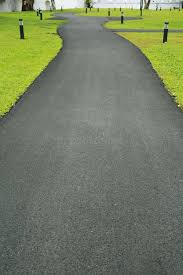
#> input picture backend/uploads/0057b2ffca254651943013f73239da49.jpg, 183 x 275 px
$ python -i detector.py   (imports and definitions only)
#> lines starting #> are read from the running program, lines starting #| are printed output that depends on the picture; after the words box and inside, x2 and y2 are one past the last pixel; in counts of white or black regions, pixels touching at a corner belong together
"""
Road defect detection – OpenCV computer vision + ASTM D6433 PCI.
Clean rewrite: simpler pipeline, reliable false-positive rejection.
"""
import cv2
import numpy as np
import os
import uuid
from typing import List, Dict, Any
from app.config import settings

DEFECT_CLASSES = {
    "longitudinal_crack": {"label": "Бойлық жарық",   "color": (80,  120, 255)},
    "transverse_crack":   {"label": "Көлденең жарық",  "color": (80,  200, 255)},
    "alligator_crack":    {"label": "Тор жарық",        "color": (0,   60,  220)},
    "pothole":            {"label": "Шұңқыр",           "color": (160, 0,   220)},
    "rutting":            {"label": "Із қалу",           "color": (50,  160, 255)},
    "raveling":           {"label": "Тозу",              "color": (0,   180, 200)},
}
SEVERITY_COLORS = {"High": (60,60,240), "Medium": (60,160,255), "Low": (60,220,160)}


# ─────────────────────────────────────────────────────────────────────────────
# Marking mask: yellow + white lane paint only (strict thresholds)
# ─────────────────────────────────────────────────────────────────────────────
def _marking_mask(img_bgr: np.ndarray, dilation: int = 18) -> np.ndarray:
    hsv = cv2.cvtColor(img_bgr, cv2.COLOR_BGR2HSV)
    yellow = cv2.inRange(hsv, (15, 100, 100), (40, 255, 255))
    white  = cv2.inRange(hsv, (0,  0,   210), (180, 20,  255))
    mask   = cv2.bitwise_or(yellow, white)
    k = cv2.getStructuringElement(cv2.MORPH_RECT, (dilation, dilation))
    return cv2.dilate(mask, k, iterations=1)


# ─────────────────────────────────────────────────────────────────────────────
# Preprocessing → binary map of candidate defect pixels
# ─────────────────────────────────────────────────────────────────────────────
def _preprocess(img_bgr: np.ndarray, marks: np.ndarray) -> np.ndarray:
    gray = cv2.cvtColor(img_bgr, cv2.COLOR_BGR2GRAY)

    # CLAHE – boost local contrast
    clahe    = cv2.createCLAHE(clipLimit=2.5, tileGridSize=(8, 8))
    enhanced = clahe.apply(gray)
    blur     = cv2.GaussianBlur(enhanced, (5, 5), 0)

    # Dark-region threshold (defects are locally darker than surroundings)
    thresh = cv2.adaptiveThreshold(
        blur, 255,
        cv2.ADAPTIVE_THRESH_GAUSSIAN_C,
        cv2.THRESH_BINARY_INV, 19, 7,
    )

    # Canny edges (find crack outlines)
    edges = cv2.Canny(blur, 25, 90)

    combined = cv2.bitwise_or(thresh, edges)

    # Remove lane markings BEFORE morphology so closing can't bridge over them
    combined = cv2.bitwise_and(combined, cv2.bitwise_not(marks))

    # Morphological cleanup
    k3 = cv2.getStructuringElement(cv2.MORPH_RECT,    (3, 3))
    k5 = cv2.getStructuringElement(cv2.MORPH_ELLIPSE, (5, 5))
    cleaned = cv2.morphologyEx(combined, cv2.MORPH_CLOSE, k3, iterations=2)
    cleaned = cv2.morphologyEx(cleaned,  cv2.MORPH_OPEN,  k3, iterations=1)
    cleaned = cv2.dilate(cleaned, k5, iterations=1)

    # Remove markings AGAIN after morphology (edges of mask can form blobs)
    cleaned = cv2.bitwise_and(cleaned, cv2.bitwise_not(marks))

    return cleaned


# ─────────────────────────────────────────────────────────────────────────────
# Detect whether image is a perspective road shot (car-level, forward-facing)
# Requires BOTH visible sky AND green vegetation in the upper region.
# Close-up pavement shots have neither.
# ─────────────────────────────────────────────────────────────────────────────
def _is_perspective(img_bgr: np.ndarray) -> bool:
    """
    Returns True if this is a forward-facing car-level road photo.
    Key signal: yellow lane markings that converge toward a vanishing point.
    Secondary signals: sky / green vegetation in the upper portion.
    Close-up pavement shots have neither sky nor converging stripes.
    """
    h, w = img_bgr.shape[:2]
    hsv  = cv2.cvtColor(img_bgr, cv2.COLOR_BGR2HSV)

    # ── Signal 1: yellow lane markings (strong indicator of perspective shot) ─
    yellow = cv2.inRange(hsv, (15, 80, 80), (40, 255, 255))
    # In perspective shots the stripes run diagonally across most of the image.
    # Check if yellow pixels appear in BOTH the upper and lower halves.
    yellow_top = float(np.sum(yellow[:h//2, :] > 0))
    yellow_bot = float(np.sum(yellow[h//2:, :] > 0))
    has_stripes = yellow_top > 50 and yellow_bot > 50

    # ── Signal 2: sky / green in the upper 40 % ───────────────────────────────
    top   = img_bgr[:int(h * 0.40), :]
    hsv_t = cv2.cvtColor(top, cv2.COLOR_BGR2HSV)
    total = float(top.shape[0] * top.shape[1]) + 1
    sky   = float(np.sum(cv2.inRange(hsv_t, (90, 30, 80),  (140, 255, 255)) > 0)) / total
    green = float(np.sum(cv2.inRange(hsv_t, (33, 40, 35),  ( 88, 255, 255)) > 0)) / total

    # Perspective if: stripes in both halves AND some sky/green above
    return has_stripes and (sky > 0.03 or green > 0.04)


# ─────────────────────────────────────────────────────────────────────────────
# Classify a single contour → defect dict or None
# ─────────────────────────────────────────────────────────────────────────────
def _classify(contour, img_area: float, img_w: int, img_h: int,
              gray: np.ndarray, perspective: bool = False) -> Dict[str, Any] | None:

    area = cv2.contourArea(contour)
    if area < 120:
        return None

    x, y, w, h = cv2.boundingRect(contour)
    aspect   = w / h if h > 0 else 1.0
    area_pct = area / img_area
    if area_pct < 0.0006:
        return None

    # ── Texture check using exact contour pixels (not bounding box) ──────────
    # Real defects: dark interior → low mean  OR  mixed pixels → high std.
    # Road surface / sky: uniform medium-gray → high mean + low std → reject.
    h_g, w_g = gray.shape[:2]
    mask_cnt = np.zeros((h_g, w_g), dtype=np.uint8)
    cv2.drawContours(mask_cnt, [contour], -1, 255, cv2.FILLED)
    pixels = gray[mask_cnt > 0]

    if pixels.size > 50:
        px_mean = float(np.mean(pixels))
        px_std  = float(np.std(pixels))

        if perspective:
            # Perspective shots: CLAHE amplifies asphalt grain → std rises to ~15-22.
            # Real defects have dark + light mixed pixels → std > 28.
            if px_std < 28:
                return None
            if area_pct > 0.01 and px_mean > 95:
                return None
        else:
            # Close-up shots: reject any large UNIFORM region — whether dark
            # (smooth asphalt path) or bright (sky/concrete).
            # Real defects always have high internal variance (crack edges + asphalt mix).
            if area_pct > 0.03 and px_std < 16:
                return None

    # ── Shape metrics ────────────────────────────────────────────────────────
    hull      = cv2.convexHull(contour)
    hull_area = cv2.contourArea(hull)
    solidity  = area / hull_area if hull_area > 0 else 0

    perim       = cv2.arcLength(contour, True)
    circularity = (4 * np.pi * area / (perim * perim)) if perim > 0 else 0

    # ── Classification ────────────────────────────────────────────────────────
    #
    # POTHOLE      – compact, roughly circular blob
    # ALLIGATOR    – large area with complex perimeter (low circularity)
    # LONG. CRACK  – very elongated horizontal
    # TRANS. CRACK – very elongated vertical
    # RUTTING      – moderate aspect, medium area
    # RAVELING     – everything else

    if area_pct > 0.015 and solidity > 0.50 and circularity > 0.10:
        dtype = "pothole"
        sev   = "High" if area_pct > 0.04 else "Medium"

    elif area_pct > 0.005 and (solidity < 0.60 or circularity < 0.10):
        dtype = "alligator_crack"
        sev   = "High" if area_pct > 0.015 else "Medium"

    elif aspect > 4.0 and area_pct > 0.0008:
        dtype = "longitudinal_crack"
        sev   = "Medium" if area_pct > 0.003 else "Low"

    elif aspect < 0.25 and area_pct > 0.0008:
        dtype = "transverse_crack"
        sev   = "Medium" if area_pct > 0.003 else "Low"

    elif area_pct > 0.003 and 0.35 < aspect < 3.5:
        dtype = "rutting"
        sev   = "Medium" if area_pct > 0.006 else "Low"

    else:
        dtype = "raveling"
        sev   = "Low"

    confidence = min(0.93, 0.55 + area_pct * 5 + (0.07 if solidity > 0.55 else 0))

    return {
        "type":       dtype,
        "label":      DEFECT_CLASSES[dtype]["label"],
        "confidence": round(confidence, 3),
        "severity":   sev,
        "bbox":       [float(x), float(y), float(x+w), float(y+h)],
        "area_pct":   round(area_pct * 100, 3),
    }


# ─────────────────────────────────────────────────────────────────────────────
# Merge overlapping/nearby detections of the same type
# ─────────────────────────────────────────────────────────────────────────────
def _merge(defects: List[Dict], thr: float = 40.0) -> List[Dict]:
    if not defects:
        return defects
    merged = [defects[0]]
    for d in defects[1:]:
        cx = (d["bbox"][0] + d["bbox"][2]) / 2
        cy = (d["bbox"][1] + d["bbox"][3]) / 2
        dup = False
        for m in merged:
            mx = (m["bbox"][0] + m["bbox"][2]) / 2
            my = (m["bbox"][1] + m["bbox"][3]) / 2
            if abs(cx - mx) < thr and abs(cy - my) < thr:
                if d["confidence"] > m["confidence"]:
                    m.update(d)
                dup = True
                break
        if not dup:
            merged.append(d)
    return merged


# ─────────────────────────────────────────────────────────────────────────────
# Drawing
# ─────────────────────────────────────────────────────────────────────────────
def _get_font(size: int):
    from PIL import ImageFont
    candidates = [
        "C:/Windows/Fonts/arial.ttf",
        "C:/Windows/Fonts/calibri.ttf",
        "C:/Windows/Fonts/segoeui.ttf",
        "/usr/share/fonts/truetype/dejavu/DejaVuSans.ttf",
        "/usr/share/fonts/truetype/liberation/LiberationSans-Regular.ttf",
    ]
    for p in candidates:
        if os.path.exists(p):
            try:
                from PIL import ImageFont
                return ImageFont.truetype(p, size)
            except Exception:
                continue
    from PIL import ImageFont
    return ImageFont.load_default()


def _draw(img_bgr: np.ndarray, defects: List[Dict]) -> np.ndarray:
    from PIL import Image, ImageDraw
    img_rgb = cv2.cvtColor(img_bgr, cv2.COLOR_BGR2RGB)
    pil     = Image.fromarray(img_rgb)
    draw    = ImageDraw.Draw(pil)
    h, w    = img_bgr.shape[:2]
    fsz     = max(13, min(18, w // 60))
    font    = _get_font(fsz)
    font_wm = _get_font(max(11, fsz - 3))

    for d in defects:
        x1, y1, x2, y2 = [int(v) for v in d["bbox"]]
        c_bgr  = DEFECT_CLASSES.get(d["type"], {}).get("color", (100, 100, 255))
        s_bgr  = SEVERITY_COLORS.get(d["severity"], (100, 200, 100))
        color  = (c_bgr[2], c_bgr[1], c_bgr[0])
        sev_c  = (s_bgr[2], s_bgr[1], s_bgr[0])

        draw.rectangle([x1, y1, x2, y2], outline=color, width=2)

        corner = min(14, (x2-x1)//4, (y2-y1)//4)
        for cx, cy, dx, dy in [(x1,y1,1,1),(x2,y1,-1,1),(x1,y2,1,-1),(x2,y2,-1,-1)]:
            draw.line([(cx,cy),(cx+dx*corner,cy)], fill=sev_c, width=3)
            draw.line([(cx,cy),(cx,cy+dy*corner)], fill=sev_c, width=3)

        label  = f"{d['label']}  {d['confidence']:.0%}"
        bb     = font.getbbox(label) if hasattr(font, 'getbbox') else (0,0,len(label)*fsz//2,fsz)
        tw, th = bb[2]-bb[0], bb[3]-bb[1]
        lx = max(0, x1)
        ly = max(th+8, y1)
        draw.rectangle([lx, ly-th-8, lx+tw+10, ly], fill=color)
        draw.text((lx+5, ly-th-5), label, font=font, fill=(255,255,255))

    wm    = "RoadScan Kazakhstan"
    wm_bb = font_wm.getbbox(wm) if hasattr(font_wm, 'getbbox') else (0,0,160,14)
    draw.text((w-(wm_bb[2]-wm_bb[0])-8, h-22), wm, font=font_wm, fill=(200,200,200))

    return cv2.cvtColor(np.array(pil), cv2.COLOR_RGB2BGR)


# ─────────────────────────────────────────────────────────────────────────────
# Road validation
# ─────────────────────────────────────────────────────────────────────────────
def check_is_road(img_bgr: np.ndarray) -> tuple:
    h, w  = img_bgr.shape[:2]
    roi   = img_bgr[int(h*0.4):, :]
    hsv   = cv2.cvtColor(roi, cv2.COLOR_BGR2HSV)
    total = float(roi.shape[0] * roi.shape[1])

    road_ratio     = float(np.sum(cv2.inRange(hsv,(0,0,15),(180,55,210)) > 0)) / total
    sky_ratio      = float(np.sum(cv2.inRange(hsv,(85,60,100),(145,255,255)) > 0)) / total
    colorful_ratio = float(np.sum(cv2.inRange(hsv,(0,80,80),(180,255,255)) > 0)) / total
    bright_ratio   = float(np.sum(cv2.inRange(hsv,(0,0,215),(180,255,255)) > 0)) / total

    score   = road_ratio - 0.6*colorful_ratio - 0.5*sky_ratio - 0.4*bright_ratio
    is_road = (score > 0.05) and (road_ratio > 0.25)

    if is_road:
        reason = "Жол беткейі анықталды"
    elif bright_ratio > 0.45:
        reason = "Сурет тым жарық — жол емес"
    elif sky_ratio > 0.30:
        reason = "Суретте аспан көп — жол фотосы емес"
    elif colorful_ratio > 0.50:
        reason = "Суретте жол асфальты жоқ"
    else:
        reason = "Жол беткейі анықталмады — асфальт суретін жүктеңіз"

    return is_road, round(max(0.0, min(1.0, score+0.5)), 2), reason


# ─────────────────────────────────────────────────────────────────────────────
# Main entry point
# ─────────────────────────────────────────────────────────────────────────────
def detect_defects(image_path: str) -> Dict[str, Any]:
    img_bgr = cv2.imread(image_path)
#> img_bgr is the input picture: shape (275, 183, 3); mean B, G, R 100.5, 125.6, 117.3
    if img_bgr is None:
        raise ValueError(f"Cannot read image: {image_path}")

    # Resize to max 1920 px wide
    h, w = img_bgr.shape[:2]
    if w > 1920:
        scale   = 1920 / w
        img_bgr = cv2.resize(img_bgr, (1920, int(h*scale)))
        h, w    = img_bgr.shape[:2]

    # Road check
    is_road, road_conf, road_reason = check_is_road(img_bgr)
#> in check_is_road, `roi   = img_bgr[int(h*0.4):, :]`:
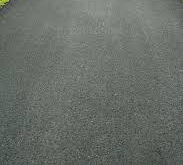
#> roi: shape (165, 183, 3); mean B, G, R 103.7, 109.6, 104.3
#> in check_is_road, `road_ratio     = float(np.sum(cv2.inRange(hsv,(0,0,15),(180,55,210)) >..`: road_ratio = 0.998
#> in check_is_road, `sky_ratio      = float(np.sum(cv2.inRange(hsv,(85,60,100),(145,255,255..`: sky_ratio = 0
#> in check_is_road, `colorful_ratio = float(np.sum(cv2.inRange(hsv,(0,80,80),(180,255,255))..`: colorful_ratio = 0.00142
#> in check_is_road, `bright_ratio   = float(np.sum(cv2.inRange(hsv,(0,0,215),(180,255,255))..`: bright_ratio = 0
#> in check_is_road, `score   = road_ratio - 0.6*colorful_ratio - 0.5*sky_ratio - 0.4*bright..`: score = 0.997
#> in check_is_road, `is_road = (score > 0.05) and (road_ratio > 0.25)`: is_road = True
#> is_road = True; road_conf = 1; road_reason = 'Жол беткейі анықталды'
    if not is_road:
        raise ValueError(f"NOT_ROAD|{road_reason}|{road_conf}")

    img_area = float(h * w)
    gray_img = cv2.cvtColor(img_bgr, cv2.COLOR_BGR2GRAY)

    # ── Perspective detection ──────────────────────────────────────────────
    # A forward-facing car shot has BOTH sky AND green vegetation in the
    # upper portion.  Close-up pothole/crack shots have neither.
    perspective = _is_perspective(img_bgr)
#> in _is_perspective, `yellow = cv2.inRange(hsv, (15, 80, 80), (40, 255, 255))`:
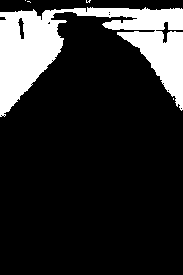
#> yellow: shape (275, 183); 17% white; 5 white regions (4 under 20 px), largest, box (x1, y1, x2, y2) and area: (0, 7, 183, 117) 8521
#> in _is_perspective, `yellow_top = float(np.sum(yellow[:h//2, :] > 0))`: yellow_top = 8537
#> in _is_perspective, `yellow_bot = float(np.sum(yellow[h//2:, :] > 0))`: yellow_bot = 0
#> in _is_perspective, `has_stripes = yellow_top > 50 and yellow_bot > 50`: has_stripes = False
#> in _is_perspective, `top   = img_bgr[:int(h * 0.40), :]`:
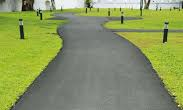
#> top: shape (110, 183, 3); mean B, G, R 95.8, 149.5, 137
#> in _is_perspective, `sky   = float(np.sum(cv2.inRange(hsv_t, (90, 30, 80),  (140, 255, 255)..`: sky = 0.00293
#> in _is_perspective, `green = float(np.sum(cv2.inRange(hsv_t, (33, 40, 35),  ( 88, 255, 255)..`: green = 0.445
#> perspective = False

    # ── Lane marking mask ──────────────────────────────────────────────────
    # For perspective shots use a much wider dilation (90 px) to kill
    # edge-of-mask artifacts that form near the converging stripe boundaries.
    dilation = 90 if perspective else 18
#> dilation = 18
    marks    = _marking_mask(img_bgr, dilation)

    # ── Binary defect map ──────────────────────────────────────────────────
    cleaned = _preprocess(img_bgr, marks)
#> in _preprocess, `blur     = cv2.GaussianBlur(enhanced, (5, 5), 0)`:
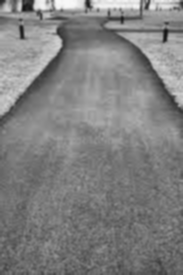
#> blur: shape (275, 183); min 21, max 249, mean 128.3
#> in _preprocess, `thresh = cv2.adaptiveThreshold( blur, 255, cv2.ADAPTIVE_THRESH_GAUSSIA..`:
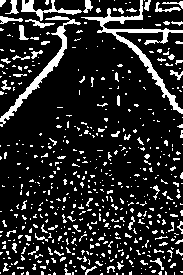
#> thresh: shape (275, 183); 15.7% white; 565 white regions (502 under 20 px), largest, box (x1, y1, x2, y2) and area: (81, 0, 183, 114) 1314, (0, 16, 81, 127) 877, (21, 0, 82, 21) 344
#> in _preprocess, `combined = cv2.bitwise_and(combined, cv2.bitwise_not(marks))`:
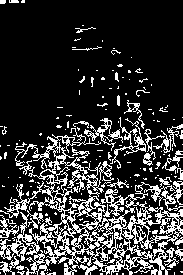
#> combined: shape (275, 183); 21.2% white in thin lines or dots
#> in _preprocess, `cleaned = cv2.bitwise_and(cleaned, cv2.bitwise_not(marks))`:
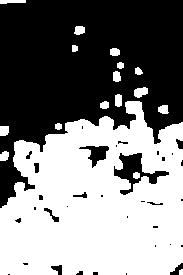
#> cleaned: shape (275, 183); 49.9% white; 17 white regions

    # For perspective shots suppress the upper half (sky, vanishing-point
    # stripe edges, grass-road boundary – all create false contours there).
    if perspective:
        cleaned[:int(h * 0.50), :] = 0

    # ── Contour detection & classification ────────────────────────────────
    contours, _ = cv2.findContours(cleaned, cv2.RETR_EXTERNAL, cv2.CHAIN_APPROX_SIMPLE)
#> contours = 16 contours, 1 with area under 20; largest, box (x1, y1, x2, y2) and area: (0, 101, 183, 275) 25100, (134, 87, 148, 98) 94, (0, 126, 9, 136) 68, (115, 94, 122, 107) 66, (74, 26, 85, 35) 65

    defects = []
    for cnt in contours:
        r = _classify(cnt, img_area, w, h, gray_img, perspective)
        if r:
            defects.append(r)
#> this loop made 16 passes
#> area in _classify on passes 2, 3, 4, 5, 7, 8, 9, 10: 58.5, 68, 30, 63, 46.5, 66, 93.5, 59.5
#> after the loop, defects = []

    defects = _merge(defects, thr=45.0)
    defects = sorted(defects, key=lambda d: (-d["confidence"], -d["area_pct"]))[:20]

    result_img      = _draw(img_bgr, defects)
    result_filename = f"result_{uuid.uuid4().hex[:10]}.jpg"
    result_path     = os.path.join(settings.UPLOAD_DIR, result_filename)
    cv2.imwrite(result_path, result_img, [cv2.IMWRITE_JPEG_QUALITY, 90])

    total_damaged = sum(d["area_pct"] for d in defects)
#> total_damaged = 0

    return {
        "defects":         defects,
        "defect_count":    len(defects),
        "damaged_area_pct": round(min(total_damaged, 100.0), 2),
        "result_filename": result_filename,
        "image_size":      {"width": w, "height": h},
    }

>>> result = detect_defects('../../uploads/0057b2ffca254651943013f73239da49.jpg')
#> result = 5 items
